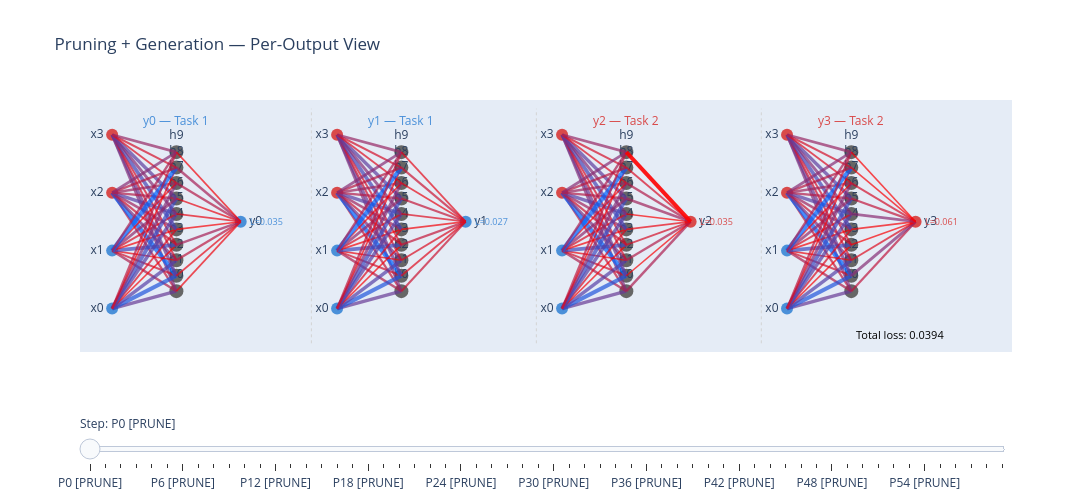

The code cell stored with this chart in its notebook:
### Code cell
def plot_diagram_per_output(snapshots):
    """Like plot_diagram but split into one panel per output, showing only
    the connections that feed into that output. Nodes with no path to the
    output are hidden."""
    n_active_units = max(int(s['M_in'].any(axis=1).sum()) for s in snapshots)
    input_y  = np.linspace(0, 1, INPUT_DIM)
    hidden_y = np.array([0.5]) if n_active_units <= 1 else np.linspace(0.1, 0.9, N_HIDDEN_MAX)
    out_y_pos = 0.5  # single output node per panel, centred

    all_utils = []
    for s in snapshots:
        u_in = s['U_in'] * s['M_in']; u_out = s['U_out'] * s['M_out']
        all_utils.extend(u_in[s['M_in'] > 0].tolist())
        all_utils.extend(u_out[s['M_out'] > 0].tolist())
    vmin, vmax = 0, np.percentile(all_utils, 95) if all_utils else 1

    PANEL_W = 3.5  # x-width allocated per panel

    frames = []
    for snap in snapshots:
        M_in_s, M_out_s = snap['M_in'], snap['M_out']
        U_in_s, U_out_s = snap['U_in'], snap['U_out']
        W_in_s, W_out_s = snap['W_in'], snap['W_out']
        pruned_is_out = snap['pruned_is_output']
        pruned_idx    = snap['pruned_local_idx']

        shapes, hover_x, hover_y, hover_text = [], [], [], []
        # Per-trace node positions (3 traces per panel: inputs, hidden, output)
        panel_node_x, panel_node_y = [], []

        for j in range(OUTPUT_DIM):
            x0 = j * PANEL_W
            connected_hidden = {k for k in range(N_HIDDEN_MAX) if M_out_s[j, k]}
            connected_inputs  = {i for k in connected_hidden
                                   for i in range(INPUT_DIM) if M_in_s[k, i]}

            # Node x positions — None hides the marker in Plotly
            panel_node_x.append([x0  if i in connected_inputs  else None for i in range(INPUT_DIM)])
            panel_node_x.append([x0+1 if k in connected_hidden else None for k in range(N_HIDDEN_MAX)])
            panel_node_x.append([x0+2])
            panel_node_y.append(input_y.tolist())
            panel_node_y.append(hidden_y.tolist())
            panel_node_y.append([out_y_pos])

            # input → hidden edges (only for hidden units wired to this output)
            for k in sorted(connected_hidden):
                for i in range(INPUT_DIM):
                    if not M_in_s[k, i]: continue
                    u, w = float(U_in_s[k, i]), float(W_in_s[k, i])
                    norm_u = min(max((u - vmin) / max(vmax - vmin, 1e-10), 0), 1)
                    color = f'rgba({int(255*(1-norm_u))},{int(100*norm_u)},{int(255*norm_u)},0.7)'
                    width = 1.5 + 3 * norm_u
                    is_pruned = (pruned_is_out is not None and not pruned_is_out
                                 and pruned_idx == k * INPUT_DIM + i)
                    if is_pruned: color, width = 'rgba(255,0,0,0.9)', 4
                    shapes.append(dict(type='line',
                                       x0=x0, y0=float(input_y[i]),
                                       x1=x0+1, y1=float(hidden_y[k]),
                                       line=dict(color=color, width=width)))
                    hover_x.append(x0+0.5)
                    hover_y.append(0.5*(float(input_y[i])+float(hidden_y[k])))
                    hover_text.append(f'y{j}: in[{k},{i}] w={w:.4f} u={u:.4f}')

                # hidden → output edge
                u, w = float(U_out_s[j, k]), float(W_out_s[j, k])
                norm_u = min(max((u - vmin) / max(vmax - vmin, 1e-10), 0), 1)
                color = f'rgba({int(255*(1-norm_u))},{int(100*norm_u)},{int(255*norm_u)},0.7)'
                width = 1.5 + 3 * norm_u
                is_pruned = (pruned_is_out is not None and pruned_is_out
                             and pruned_idx == j * N_HIDDEN_MAX + k)
                if is_pruned: color, width = 'rgba(255,0,0,0.9)', 4
                shapes.append(dict(type='line',
                                   x0=x0+1, y0=float(hidden_y[k]),
                                   x1=x0+2, y1=out_y_pos,
                                   line=dict(color=color, width=width)))
                hover_x.append(x0+1.5)
                hover_y.append(0.5*(float(hidden_y[k])+out_y_pos))
                hover_text.append(f'y{j}: out[{j},{k}] w={w:.4f} u={u:.4f}')

        loss_annots = []
        pol = snap['per_output_loss']
        for j in range(OUTPUT_DIM):
            x0   = j * PANEL_W
            task = j // N_OUTPUTS_PER_TASK
            c    = '#4a90d9' if task == 0 else '#d94a4a'
            loss_annots.append(dict(x=x0+2.4, y=out_y_pos, text=f'L={pol[j]:.3f}',
                                    showarrow=False, font=dict(size=9, color=c)))
        cx = (OUTPUT_DIM * PANEL_W - PANEL_W / 2)
        loss_annots.append(dict(x=cx, y=-0.15,
                                text=f'Total loss: {snap["total_loss"]:.4f}',
                                showarrow=False, font=dict(size=11, color='black')))
        if snap.get('event'):
            loss_annots.append(dict(x=cx, y=1.12, text=snap['event'],
                                    showarrow=False, font=dict(size=11, color='green')))

        label = f'P{snap["prune_step"]}'
        label += ' [PRUNE]' if snap['is_prune_frame'] else f'.{snap["sub_step"]+1}'
        frames.append((shapes, hover_x, hover_y, hover_text,
                       loss_annots, label, panel_node_x, panel_node_y))

    # ── Build figure ────────────────────────────────────────────────────────
    fig = go.Figure()
    colors_in  = ['#4a90d9'] * N_INPUTS_PER_TASK  + ['#d94a4a'] * N_INPUTS_PER_TASK

    init_pnx, init_pny = frames[0][6], frames[0][7]
    for j in range(OUTPUT_DIM):
        task      = j // N_OUTPUTS_PER_TASK
        out_color = '#4a90d9' if task == 0 else '#d94a4a'
        fig.add_trace(go.Scatter(
            x=init_pnx[j*3], y=init_pny[j*3], mode='markers+text',
            marker=dict(size=12, color=colors_in),
            text=[f'x{i}' for i in range(INPUT_DIM)],
            textposition='middle left', showlegend=False, hoverinfo='skip'))
        fig.add_trace(go.Scatter(
            x=init_pnx[j*3+1], y=init_pny[j*3+1], mode='markers+text',
            marker=dict(size=14, color=['#666']*N_HIDDEN_MAX),
            text=[f'h{k}' for k in range(N_HIDDEN_MAX)],
            textposition='top center', showlegend=False, hoverinfo='skip'))
        fig.add_trace(go.Scatter(
            x=init_pnx[j*3+2], y=init_pny[j*3+2], mode='markers+text',
            marker=dict(size=12, color=[out_color]),
            text=[f'y{j}'],
            textposition='middle right', showlegend=False, hoverinfo='skip'))

    # Invisible hover trace
    fig.add_trace(go.Scatter(x=frames[0][1], y=frames[0][2], mode='markers',
        marker=dict(size=15, opacity=0), text=frames[0][3],
        hoverinfo='text', showlegend=False))

    # Base annotations: panel titles + vertical dividers as shapes
    base_annots = []
    base_shapes = []
    for j in range(OUTPUT_DIM):
        x0   = j * PANEL_W
        task = j // N_OUTPUTS_PER_TASK
        c    = '#4a90d9' if task == 0 else '#d94a4a'
        base_annots.append(dict(x=x0+1, y=1.08, text=f'y{j} — Task {task+1}',
                                showarrow=False, font=dict(color=c, size=12)))
        if j > 0:
            base_shapes.append(dict(type='line',
                                    x0=x0-0.4, y0=-0.2, x1=x0-0.4, y1=1.15,
                                    line=dict(color='lightgray', width=1, dash='dot')))

    fig.update_layout(shapes=base_shapes + frames[0][0],
                      annotations=base_annots + frames[0][4])

    # Slider
    node_text_static = []
    for j in range(OUTPUT_DIM):
        node_text_static += [
            [f'x{i}' for i in range(INPUT_DIM)],
            [f'h{k}' for k in range(N_HIDDEN_MAX)],
            [f'y{j}'],
        ]

    steps = []
    for sh, hx, hy, ht, la, lbl, pnx, pny in frames:
        steps.append(dict(
            method='update',
            args=[{'x': pnx + [hx], 'y': pny + [hy],
                   'text': node_text_static + [ht]},
                  {'shapes': base_shapes + sh,
                   'annotations': base_annots + la}],
            label=lbl))

    fig.update_layout(
        sliders=[dict(active=0, currentvalue=dict(prefix='Step: '),
                      steps=steps, pad=dict(t=60))],
        title='Pruning + Generation — Per-Output View',
        xaxis=dict(range=[-0.5, OUTPUT_DIM*PANEL_W], showgrid=False,
                   zeroline=False, showticklabels=False),
        yaxis=dict(range=[-0.25, 1.2], showgrid=False,
                   zeroline=False, showticklabels=False),
        height=500, width=max(950, 300*OUTPUT_DIM))
    return fig

fig2 = plot_diagram_per_output(snapshots)
ts = datetime.now().strftime("%Y%m%d_%H%M%S")
fig2.write_html(f"./plots/plot_per_output_{ts}.html")
fig2.show()
